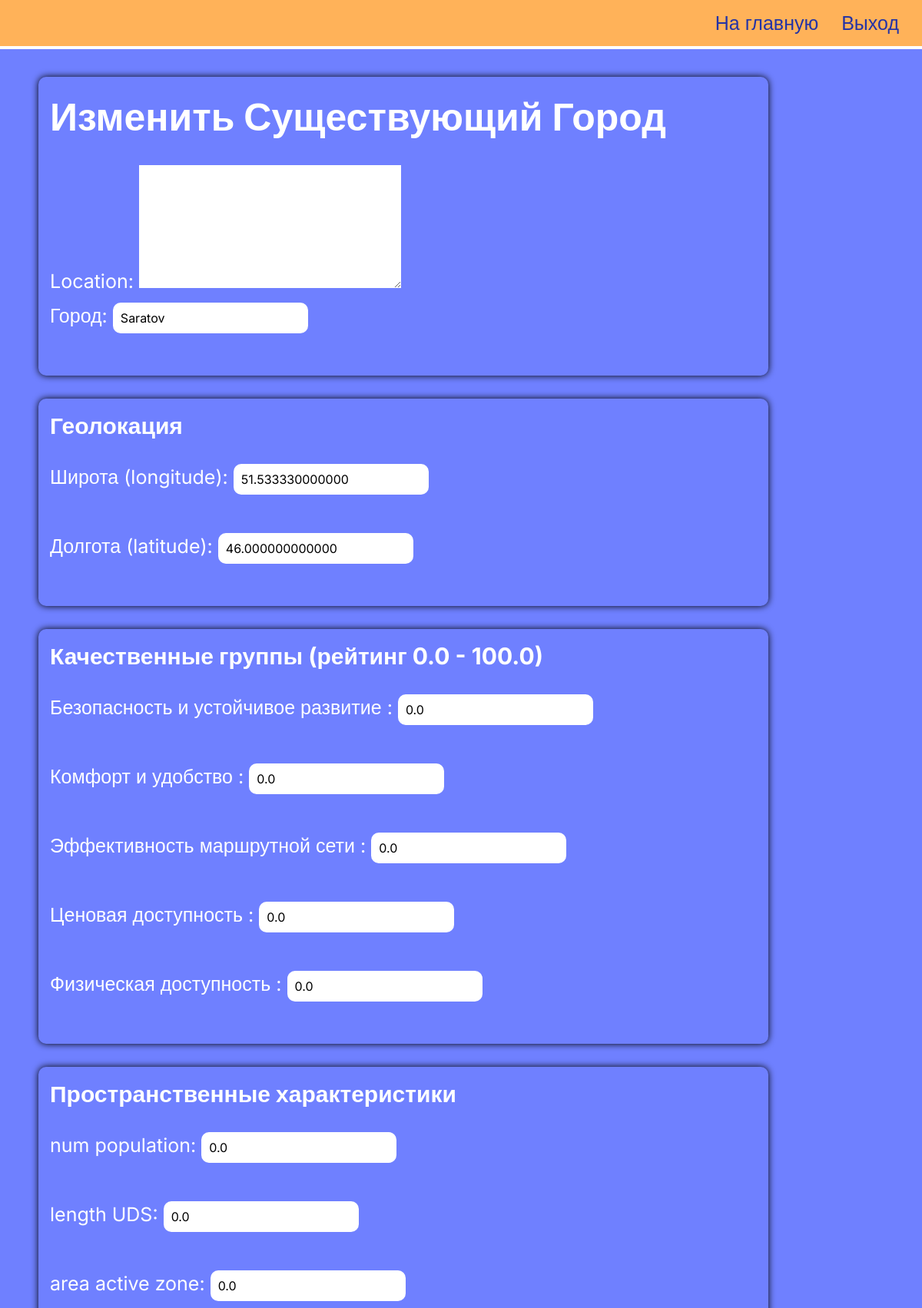
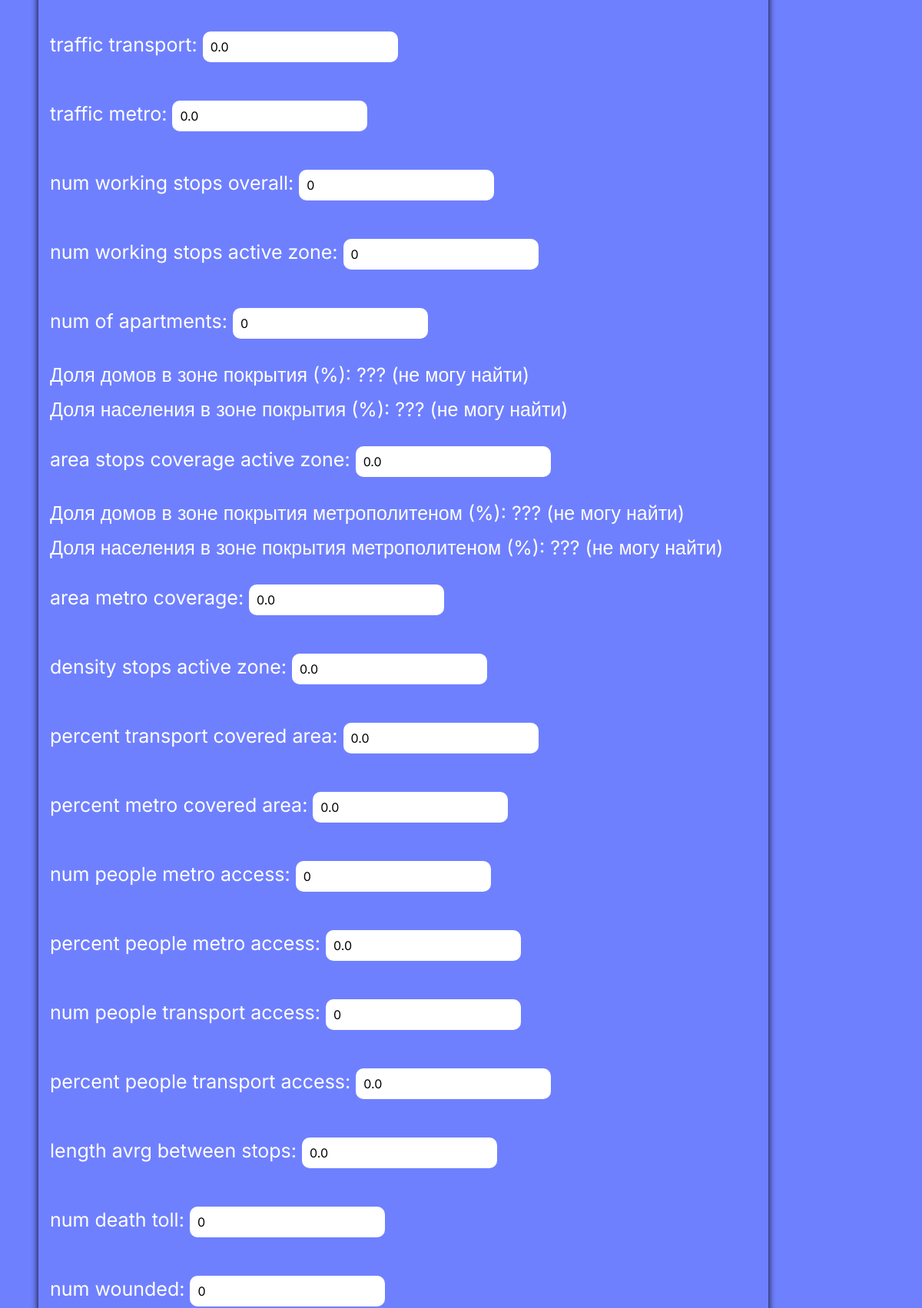
Page /update-city/35/ (signed in, upper part) on the committed database (2 pictures, top to bottom).
### simetra_app/models.py (models this page shows, shortened)
class City(models.Model):
    class Meta:
        verbose_name_plural = 'Cities'
    name = models.CharField(max_length=100)
    longitude = models.DecimalField(
        max_digits=15, decimal_places=12, default=0)
    latitude = models.DecimalField(max_digits=15, decimal_places=12, default=0)
    """ КАЧЕСТВЕННЫЕ ГРУППЫ (рейтинг 0.0 - 100.0) """
    rating_security_n_development = models.FloatField(
        verbose_name='Безопасность и устойчивое развитие', default=0.0)
    rating_comfort_n_convenience = models.FloatField(
        verbose_name='Комфорт и удобство', default=0.0)
    rating_route_network_efficiency = models.FloatField(
        verbose_name='Эффективность маршрутной сети', default=0.0)
    rating_affordability = models.FloatField(
        verbose_name='Ценовая доступность', default=0.0)
    rating_physical_availability = models.FloatField(
        verbose_name='Физическая доступность', default=0.0)
    """ ПРОСТРАНСТВЕННЫЕ ХАРАКТЕРИСТИКИ """
    num_population = models.FloatField(default=0.0)
    length_UDS = models.FloatField(default=0.0)
    area_active_zone = models.FloatField(default=0.0)
    traffic_transport = models.FloatField(default=0.0)
    traffic_metro = models.FloatField(default=0.0)
    num_working_stops_overall = models.IntegerField(default=0)
    num_working_stops_active_zone = models.IntegerField(default=0)
    num_of_apartments = models.IntegerField(default=0)
    area_stops_coverage_active_zone = models.FloatField(default=0.0)
    area_metro_coverage = models.FloatField(default=0.0)
    density_stops_active_zone = models.FloatField(default=0.0)
    percent_transport_covered_area = models.FloatField(default=0.0)
    percent_metro_covered_area = models.FloatField(default=0.0)
    num_people_metro_access = models.IntegerField(default=0)
    percent_people_metro_access = models.FloatField(default=0.0)
    num_people_transport_access = models.IntegerField(default=0)
    percent_people_transport_access = models.FloatField(default=0.0)
    length_avrg_between_stops = models.FloatField(default=0.0)
    num_death_toll = models.IntegerField(default=0)
    num_wounded = models.IntegerField(default=0)
    num_accidents = models.IntegerField(default=0)
    num_accidents_per_unit = models.FloatField(default=0.0)
    num_wounded_per_accident = models.FloatField(default=0.0)
    num_wndd_n_dead_per_people = models.FloatField(default=0.0)
    """ ПОДВИЖНОЙ СОСТАВ """
    num_tramway_cars = models.IntegerField(default=0)
    num_trollebuses = models.IntegerField(default=0)
    num_electrobuses = models.IntegerField(default=0)
    num_buses = models.IntegerField(default=0)
    num_metro_cars = models.IntegerField(default=0)
    num_working_tramway_cars = models.IntegerField(default=0)
    num_working_trollebuses = models.IntegerField(default=0)
    num_working_electrobuses = models.IntegerField(default=0)
    num_working_buses = models.IntegerField(default=0)
    num_working_metro_cars = models.IntegerField(default=0)
    percent_working_tramway_cars = models.FloatField(default=0.0)
    percent_working_trollebuses = models.FloatField(default=0.0)
    percent_working_electrobuses = models.FloatField(default=0.0)
    percent_working_buses = models.FloatField(default=0.0)
    percent_working_metro_cars = models.FloatField(default=0.0)
    num_buses_registry = models.IntegerField(default=0)
    num_very_big_buses_registry = models.IntegerField(default=0)
    num_big_buses_registry = models.IntegerField(default=0)
    num_medium_buses_registry = models.IntegerField(default=0)
    num_small_buses_registry = models.IntegerField(default=0)
    num_trollebuses_registry = models.IntegerField(default=0)
    num_big_trollebuses_registry = models.IntegerField(default=0)
    num_very_big_trollebuses_registry = models.IntegerField(default=0)
    num_tramway_cars_registry = models.IntegerField(default=0)
    num_big_tramway_cars_registry = models.IntegerField(default=0)
    num_very_big_tramway_cars_registry = models.IntegerField(default=0)
    avrg_age_tramway_car = models.FloatField(default=0.0)
    avrg_age_trolleybus = models.FloatField(default=0.0)
    avrg_age_bus = models.FloatField(default=0.0)
    avrg_age_electrobus = models.FloatField(default=0.0)
    avrg_age_metro_car = models.FloatField(default=0.0)
    num_low_profile_tramway_cars = models.IntegerField(default=0)
    num_low_profile_trolleybuses = models.IntegerField(default=0)
    num_low_profile_buses = models.IntegerField(default=0)
    num_low_profile_electrobuses = models.IntegerField(default=0)
    num_new_GET = models.IntegerField(default=0)
    num_new_buses = models.IntegerField(default=0)
    percent_low_profile_transport = models.FloatField(default=0.0)
    percent_big_capacity_transport = models.FloatField(default=0.0)
    percent_elctro_transport = models.FloatField(default=0.0)
    percent_working_transport = models.FloatField(default=0.0)
    percent_renew_program = models.FloatField(default=0.0)
    """ МАРШРУТЫ """
    num_in_use_tramway_routes = models.IntegerField(default=0)
    num_in_use_trolleybus_routes = models.IntegerField(default=0)
    num_in_use_bus_routes = models.IntegerField(default=0)
    num_in_use_overall_routes = models.IntegerField(default=0)
    num_regulated_routes = models.IntegerField(default=0)
    num_unregulated_routes = models.IntegerField(default=0)
    share_unregulated_routes = models.IntegerField(default=0)
    length_avrg_tramway_route = models.FloatField(default=0.0)
    length_avrg_trolleybus_route = models.FloatField(default=0.0)
    length_avrg_bus_route = models.FloatField(default=0.0)
    length_existing_tramway_routes = models.FloatField(default=0.0)
    length_in_use_tramway_routes = models.FloatField(default=0.0)
    length_existing_trolleybus_routes = models.FloatField(default=0.0)
    length_in_use_trolleybus_routes = models.FloatField(default=0.0)
    length_overall_unrailed_path = models.FloatField(default=0.0)
    percent_tramway_routes_isolation = models.FloatField(default=0.0)
    percent_tramway_net_use = models.FloatField(default=0.0)
    percent_trolleybus_net_use = models.FloatField(default=0.0)
    time_avrg_waiting_any_transport = models.FloatField(default=0.0)
    time_avrg_waiting_specific_transport = models.FloatField(default=0.0)
    route_coefficient = models.FloatField(default=0.0)
    transport_app_existance = models.FloatField(default=0.0)
    real_time_internet_movement_information = models.FloatField(default=0.0)
    transport_movement_schedule_website = models.FloatField(default=0.0)
    transport_route_net_map = models.FloatField(default=0.0)
    unique_transporte_style = models.FloatField(default=0.0)
    """ ТАРИФНАЯ СИСТЕМА """
    salary_avrg = models.IntegerField(default=0)
    income_avrg = models.IntegerField(default=0)
    salary_avrg = models.IntegerField(default=0)
    ratio_ticket_cost_income = models.FloatField(default=0)
    num_routes_with_ticket = models.IntegerField(default=0)
    num_routes_with_transfer_ticket = models.IntegerField(default=0)
    cost_one_travel_ticket = models.IntegerField(default=0)
    cost_transfer_ticket = models.IntegerField(default=0)
    bool_universal_transport_card = models.BooleanField(default=False)
    bool_online_payment = models.BooleanField(default=False)
    bool_nfc_payment = models.BooleanField(default=False)
    bool_transfer_tariff = models.BooleanField(default=False)
    bool_day_tariff = models.BooleanField(default=False)
    bool_long_time_tariff = models.BooleanField(default=False)

### simetra_app/views.py (the view)
# urls.py: path('update-city/<str:city_id>/', views.update_city, name='update-city'),
@login_required(login_url='simetra_app:staff-login')
def update_city(request, city_id):
    city = get_object_or_404(City, pk=city_id)
    city_form = CityForm(instance=city)
    location_of_city_form = LocationOfCityForm()
    context = {
        'city_form': city_form,
        'location_of_city_form': location_of_city_form,
        'title': 'Изменить Существующий Город',
    }
    if request.method == 'POST':
        city_form = CityForm(request.POST, instance=city)
        if city_form.is_valid():
            city_form.save()
    return render(request, 'simetra_app/create-or-update-city.html', context)

### simetra_app/templates/simetra_app/create-or-update-city.html (shortened to what this page needs)
{% load static %}
{% load mapbox_location_field_tags %}
<!DOCTYPE html>
<html lang="ru">
<head>
  <link rel="stylesheet" href="{% static 'simetra_app/customization_page/create-or-update-city/styles/style.css' %}" />
  </head>
  <body>
    <div class="wrapper">
      <header class="header">
        <div class="header__container">
          <nav class="header__menu menu">
            <ul class="menu__list">
              <li class="menu__item">
                <a href="{% url 'simetra_app:customization' %}" class="menu__link _link">На главную</a>
              </li>
              <li class="menu__item">
                <a href="{% url 'simetra_app:staff-logout' %}" class="menu__link _link">Выход</a>
              </li>
            </ul>
          </nav>
        </div>
      </header>
      <main class="page">
        <div class="page__container">
        <section class="page__home home">
      <h1 class="home__title">{{ title }}</h1>
      <form method="POST">
        {{ location_of_city_form }}
        <p class="home__input-block">Город: {{ city_form.name }}</p>
        </section>
        <section class="page__geolocation">
          <h2 class="_subtitle"> Геолокация </h2>
          <p class="home__input-block">Широта (longitude): {{ city_form.longitude }}</p>
          <p class="home__input-block">Долгота (latitude): {{ city_form.latitude }}</p>
        </section>
        <section class="page__groups">
        <h2 class="_subtitle"> Качественные группы (рейтинг 0.0 - 100.0) </h2>
        {% load verbose_names %}
        <p class="home__input-block"> {% get_verbose_field_name city_form.instance "rating_security_n_development" %} : {{ city_form.rating_security_n_development }} </p>
        <p class="home__input-block"> {% get_verbose_field_name city_form.instance "rating_comfort_n_convenience" %} : {{ city_form.rating_comfort_n_convenience }} </p>
        <p class="home__input-block"> {% get_verbose_field_name city_form.instance "rating_route_network_efficiency" %} : {{ city_form.rating_route_network_efficiency }} </p>
        <p class="home__input-block"> {% get_verbose_field_name city_form.instance "rating_affordability" %} : {{ city_form.rating_affordability }} </p>
        <p class="home__input-block"> {% get_verbose_field_name city_form.instance "rating_physical_availability" %} : {{ city_form.rating_physical_availability }} </p>
        </section>
        <section class="page__area">
        <h2 class="_subtitle"> Пространственные характеристики </h2>
        <p class="home__input-block"> {% get_verbose_field_name city_form.instance "num_population" %}: {{ city_form.num_population }} </p>
        <p class="home__input-block"> {% get_verbose_field_name city_form.instance "length_UDS" %}: {{ city_form.length_UDS }} </p>
        <p class="home__input-block"> {% get_verbose_field_name city_form.instance "area_active_zone" %}: {{ city_form.area_active_zone }} </p>
        <p class="home__input-block"> {% get_verbose_field_name city_form.instance "traffic_transport" %}: {{ city_form.traffic_transport }} </p>
        <p class="home__input-block"> {% get_verbose_field_name city_form.instance "traffic_metro" %}: {{ city_form.traffic_metro }} </p>
        <p class="home__input-block"> {% get_verbose_field_name city_form.instance "num_working_stops_overall" %}: {{ city_form.num_working_stops_overall }} </p>
        <p class="home__input-block"> {% get_verbose_field_name city_form.instance "num_working_stops_active_zone" %}: {{ city_form.num_working_stops_active_zone }} </p>
        <p class="home__input-block"> {% get_verbose_field_name city_form.instance "num_of_apartments" %}: {{ city_form.num_of_apartments }} </p>
        <p class="home__input-block"> Доля домов в зоне покрытия (%): ??? (не могу найти) </p>
        <p class="home__input-block"> Доля населения в зоне покрытия (%): ??? (не могу найти) </p>
        <p class="home__input-block"> {% get_verbose_field_name city_form.instance "area_stops_coverage_active_zone" %}: {{ city_form.area_stops_coverage_active_zone }} </p>
        <p class="home__input-block"> Доля домов в зоне покрытия метрополитеном (%): ??? (не могу найти) </p>
        <p class="home__input-block"> Доля населения в зоне покрытия метрополитеном (%): ??? (не могу найти) </p>
        <p class="home__input-block"> {% get_verbose_field_name city_form.instance "area_metro_coverage" %}: {{ city_form.area_metro_coverage }} </p>
        <p class="home__input-block"> {% get_verbose_field_name city_form.instance "density_stops_active_zone" %}: {{ city_form.density_stops_active_zone }} </p>
        <p class="home__input-block"> {% get_verbose_field_name city_form.instance "percent_transport_covered_area" %}: {{ city_form.percent_transport_covered_area }} </p>
        <p class="home__input-block"> {% get_verbose_field_name city_form.instance "percent_metro_covered_area" %}: {{ city_form.percent_metro_covered_area }} </p>
        <p class="home__input-block"> {% get_verbose_field_name city_form.instance "num_people_metro_access" %}: {{ city_form.num_people_metro_access }} </p>
        <p class="home__input-block"> {% get_verbose_field_name city_form.instance "percent_people_metro_access" %}: {{ city_form.percent_people_metro_access }} </p>
        <p class="home__input-block"> {% get_verbose_field_name city_form.instance "num_people_transport_access" %}: {{ city_form.num_people_transport_access }} </p>
        <p class="home__input-block"> {% get_verbose_field_name city_form.instance "percent_people_transport_access" %}: {{ city_form.percent_people_transport_access }} </p>
        <p class="home__input-block"> {% get_verbose_field_name city_form.instance "length_avrg_between_stops" %}: {{ city_form.length_avrg_between_stops }} </p>
        <p class="home__input-block"> {% get_verbose_field_name city_form.instance "num_death_toll" %}: {{ city_form.num_death_toll }} </p>
        <p class="home__input-block"> {% get_verbose_field_name city_form.instance "num_wounded" %}: {{ city_form.num_wounded }} </p>
        </section>
  </main>
  </div>
  </body>
</html>

### rows in the picture
City: name "Saratov", longitude "51.533330000000", latitude "46.000000000000", rating_security_n_development "0.0", rating_comfort_n_convenience "0.0", rating_route_network_efficiency "0.0", rating_affordability "0.0", rating_physical_availability "0.0", num_population "0.0", length_UDS "0.0", area_active_zone "0.0", traffic_transport "0.0", traffic_metro "0.0", num_working_stops_overall "0", num_working_stops_active_zone "0", num_of_apartments "0", area_stops_coverage_active_zone "0.0", area_metro_coverage "0.0", density_stops_active_zone "0.0", percent_transport_covered_area "0.0", percent_metro_covered_area "0.0", num_people_metro_access "0", percent_people_metro_access "0.0", num_people_transport_access "0", percent_people_transport_access "0.0", length_avrg_between_stops "0.0", num_death_toll "0", num_wounded "0"

### other values in the picture
{{ title }} "Изменить Существующий Город"
